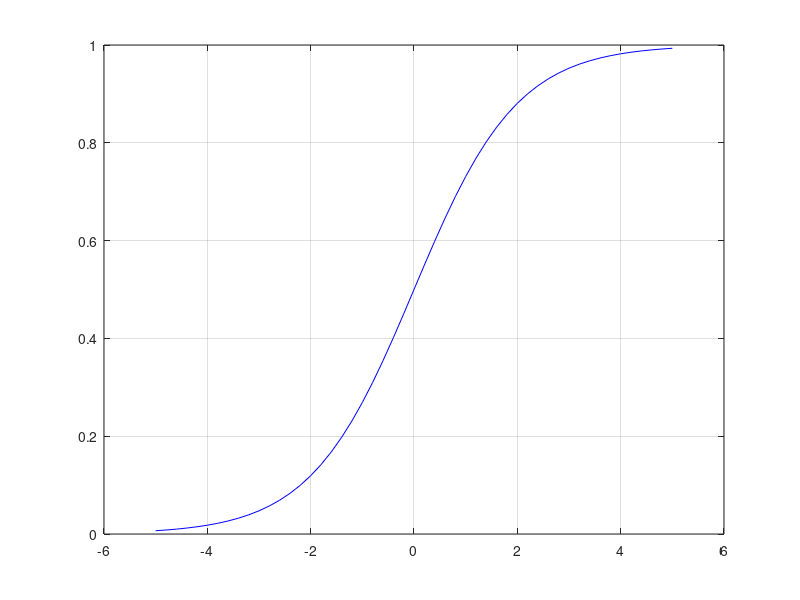
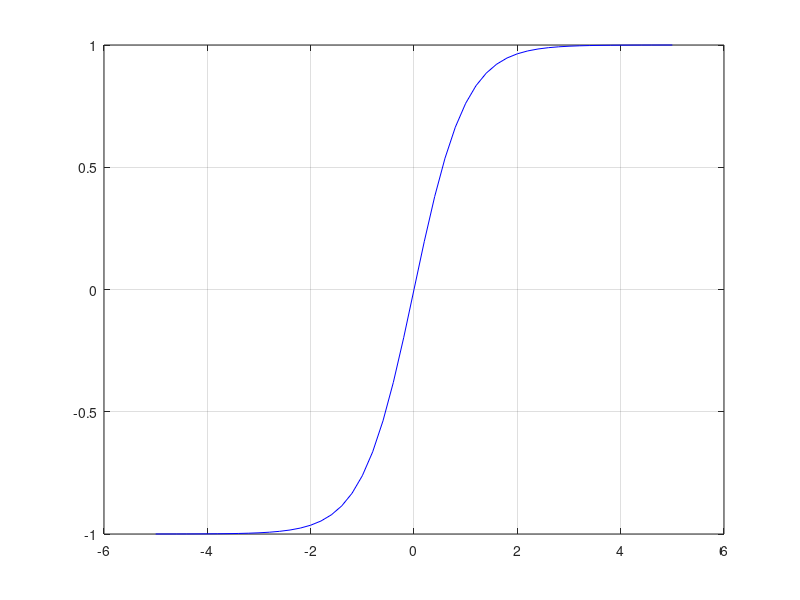

MATLAB code to generate these figures, in order: (Note: this script raises an error after producing the figures.)
e=exp(1);
x=(-5:0.2:5);
x2=(0:0.2:5);
y=1./(1+e.^(-x));
y2=tanh(x);
y3=x2;

figure (1)
plot(x,y,'b')
grid on

figure(2)

plot(x,y2,'b')
grid on


figure(3)

n = -5:0.1:5;
a = poslin(n);
plot(n,a)
grid on




